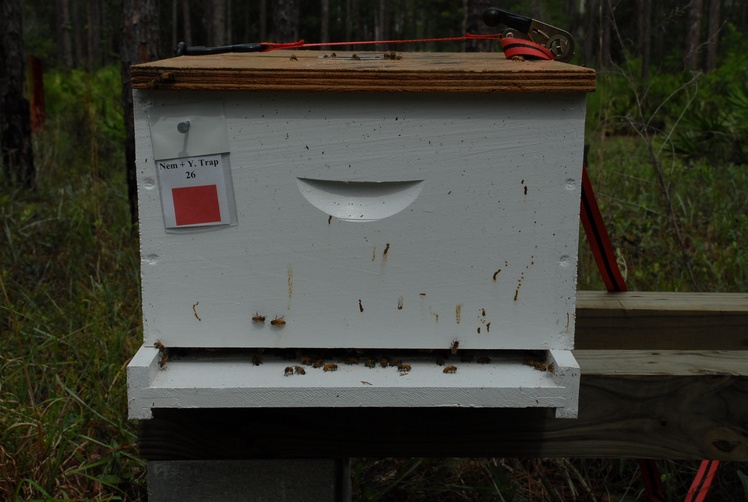
#> input picture data/front1.JPG, 748 x 502 px, shrunk from 2896 x 1944 before the run, given in place of T_BR1.JPG, which was not available
$ python prepro.py   (Python 2 division)
#> lines starting #> are read from the running program, lines starting #| are printed output that depends on the picture; pictures that were not available may be replaced by others from this repository, and a replacement may not be noted
### code/python/beescv.py
import numpy as np
import cv2
import time
# [17 lines left out: functions hist_plots, testwrite, not called in this run]

def nothing(x):
    pass

def normalize(x):
    y=(x-np.min(x))/(np.max(x)-np.min(x))
    return np.float32(y)

# [10 lines left out: function localSD, not called in this run]

def readsplit(imname):

#> called with imname = '/home/jcasa/bees/out/br/T_BR1.JPG'
    img = cv2.imread(imname)
#> img is the input picture: shape (502, 748, 3); mean B, G, R 52.3, 60.7, 60.9
    if img is not None:
        hsv = cv2.cvtColor(img, cv2.COLOR_BGR2HSV)
#> hsv: shape (502, 748, 3); mean H, S, V 47.1, 82.3, 63.9
        lab = cv2.cvtColor(img, cv2.COLOR_BGR2LAB)
#> lab: shape (502, 748, 3); mean of channels 0, 1, 2 62.9, 126.8, 133.1
        h,s,v = cv2.split(hsv)
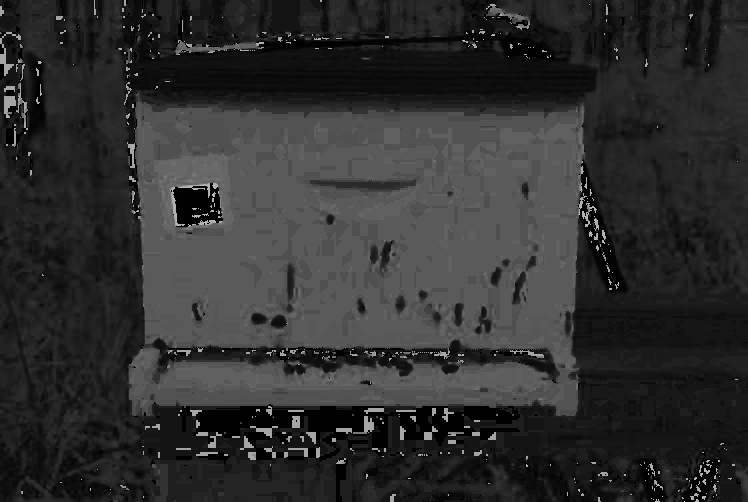
#> h: shape (502, 748); min 0, max 179, mean 47.1
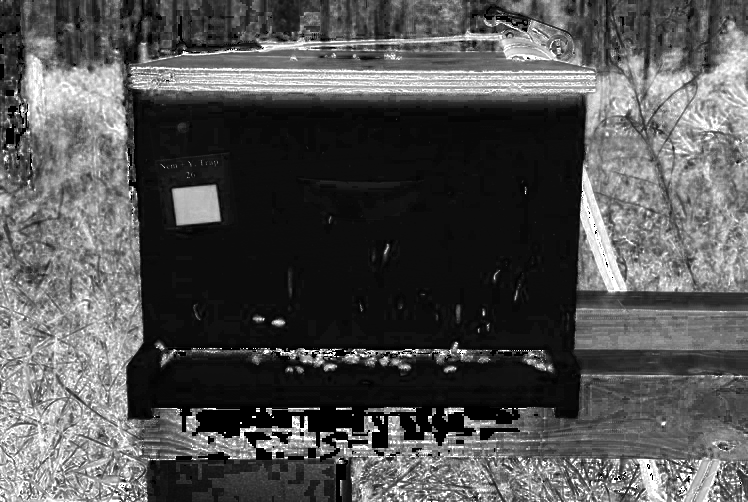
#> s: shape (502, 748); min 0, max 255, mean 82.3
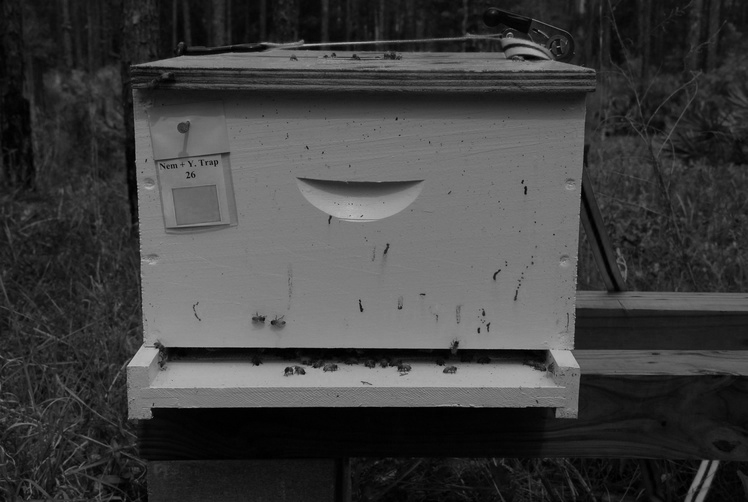
#> v: shape (502, 748); min 0, max 195, mean 63.9
        l,a,b = cv2.split(lab)
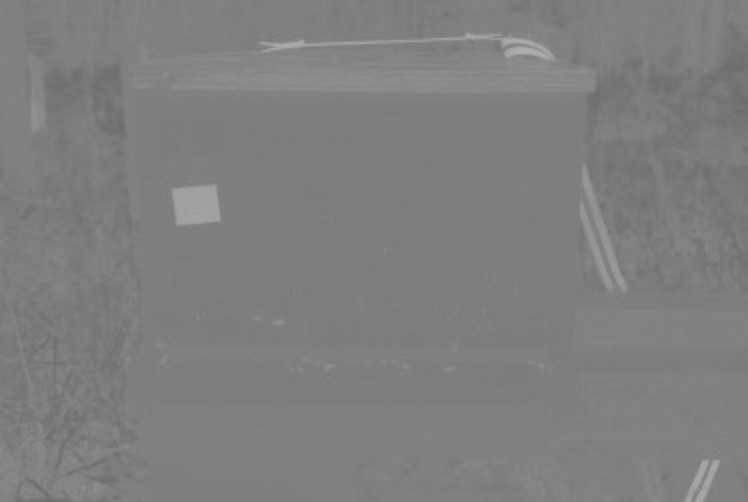
#> a: shape (502, 748); min 107, max 175, mean 126.8
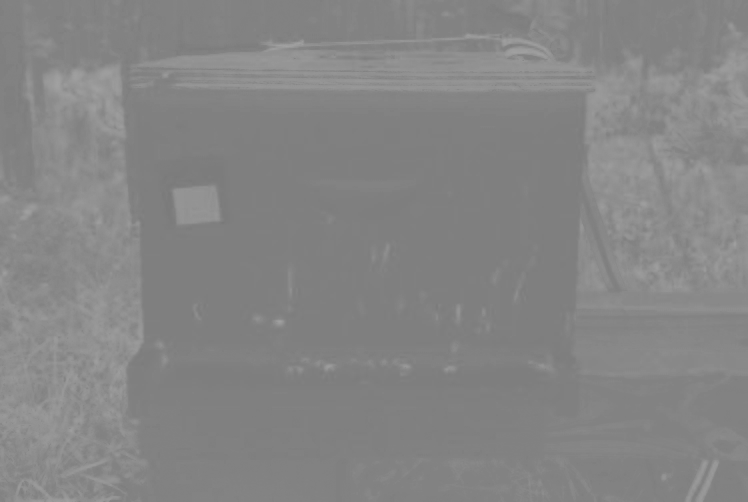
#> b: shape (502, 748); min 121, max 162, mean 133.1
    else:
        h = None
        s = None
        v = None
        l = None
        a = None
        b = None
        img = None
    return h, s, v, l, a, b, img

# [97 lines left out: functions opening_adjust, thresh_adjust, bilat_adjust, canny_contours, findBR, not called in this run]

### code/python/prepro.py
import cv2
import numpy as np
import os
import beescv
import time
from matplotlib import pyplot as plt

drawing = False # true if mouse is pressed
ix,iy = -1,-1
num = 0

# mouse callback function
def select_example(event,x,y,flags,param):
    global ix,iy,drawing,mode,num
    dr="/home/jcasa/bees/out/ex/"
    col = np.random.randint(0,255,3)
    if event == cv2.EVENT_LBUTTONDOWN:
        drawing = True
        ix,iy = x,y

    elif event == cv2.EVENT_LBUTTONUP:
        drawing = False
        cv2.rectangle(img,(ix,iy),(x,y),col,2)
        retval = beescv.testwrite(dr,img0[min(iy,y):max(iy,y),min(ix,x):max(ix,x)],'ex',num)
        time.sleep(2)
        num+=1
    elif event == cv2.EVENT_RBUTTONDOWN:
        retval = beescv.testwrite(dr,img0,'ex',num)
        time.sleep(2)

view='front'
if False:
    for i in range(1,8):
        imname = "/home/jcasa/bees/data/{}{}.JPG".format(view,i)

        h,s,v,l,a,b,img=beescv.readsplit(imname)
        h=cv2.equalizeHist(h)
        s=cv2.equalizeHist(s)
        v=cv2.equalizeHist(v)
        l=cv2.equalizeHist(l)
        a=cv2.equalizeHist(a)
        b=cv2.equalizeHist(b)
        if img is not None:
            dr="/home/jcasa/bees/out/hsv/"
            retval = beescv.testwrite(dr,h,'H',i)
            retval = beescv.testwrite(dr,s,'S',i)
            retval = beescv.testwrite(dr,v,'V',i)
            retval = beescv.testwrite(dr,l,'L',i)
            retval = beescv.testwrite(dr,a,'a',i)
            retval = beescv.testwrite(dr,b,'b',i)
            #bilat, sigC, sigD =beescv.bilat_adjust(s)
            bilat = cv2.bilateralFilter(b, -1, 30, 20)
            dr="/home/jcasa/bees/out/bilat/"
            retval = beescv.testwrite(dr,bilat,'B_'+str(30)+'_'+str(20)+'_',i)

            out, thresh = beescv.thresh_adjust(bilat)
            #retval,out=cv2.threshold(bilat, thresh, 255, cv2.THRESH_BINARY)
            dr="/home/jcasa/bees/out/thresh/"

            retval = beescv.testwrite(dr,out,'T_'+str(thresh)+'_',i)
            contours, hierarchy = cv2.findContours(out,cv2.RETR_TREE,cv2.CHAIN_APPROX_SIMPLE)
            dr="/home/jcasa/bees/out/br/"
            x,y,w,h,imgRect,cntMax=beescv.findBR(img,contours)
            retval = beescv.testwrite(dr,imgRect,'T_BR',i)

            imgcontours=img.copy()
            cv2.drawContours(imgcontours,[cntMax],0,(0,255,0),5)
            dr="/home/jcasa/bees/out/c/"
            retval = beescv.testwrite(dr,imgcontours,'C',i)

if True:
    for i in range(1,8):
        imname = "/home/jcasa/bees/out/br/T_BR{}.JPG".format(i)
        h,s,v,l,a,b,img=beescv.readsplit(imname)
        print "Img ", imname


        if img is not None:
            img0 = img.copy()

            cv2.namedWindow('image')
            cv2.setMouseCallback('image',select_example)

            while(1):
                cv2.imshow('image',img0)
                k = cv2.waitKey(1) & 0xFF
#> (key Esc is pressed here)
                if k == 27:
                    break

            cv2.destroyAllWindows()
#> pass 2 of the loop `for i in range(1,8):`:
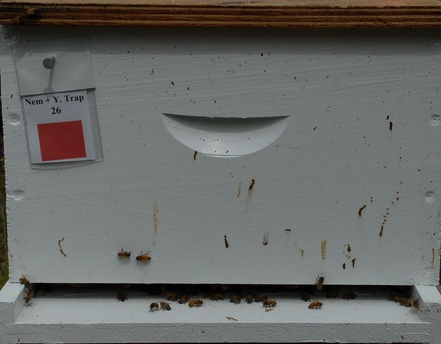
#> input picture data/front1crop.jpg, 441 x 344 px, shrunk from 1708 x 1332 before the run, given in place of T_BR2.JPG, which was not available
#> in readsplit, img is the input picture: shape (344, 441, 3); mean B, G, R 101.8, 104.2, 102.7
#> hsv: shape (344, 441, 3); mean H, S, V 73.3, 34.3, 107.4
#> lab: shape (344, 441, 3); mean of channels 0, 1, 2 110.7, 127.4, 129.3
#> h: shape (344, 441)
#> in readsplit (call 2), `h,s,v = cv2.split(hsv)`:
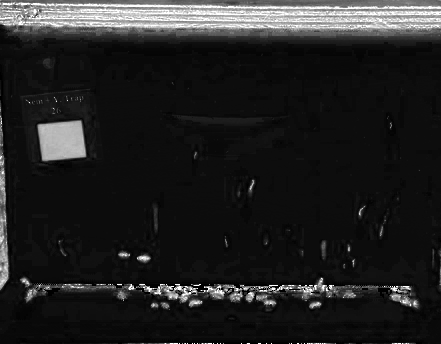
#> s: shape (344, 441); min 0, max 255, mean 34.3
#> v: shape (344, 441)
#> l: shape (344, 441)
#> in readsplit (call 2), `l,a,b = cv2.split(lab)`:
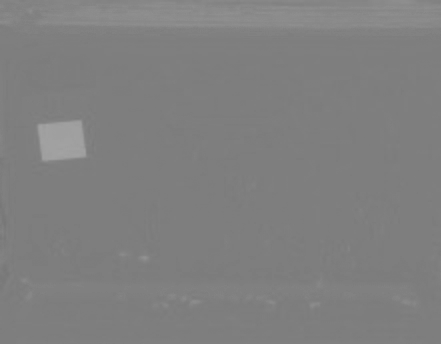
#> a: shape (344, 441); min 119, max 163, mean 127.4
#> b: shape (344, 441)
#> (key Enter is pressed here)
